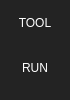
        <widget class="QFrame" name="left_menu">
         <property name="minimumSize">
          <size>
           <width>70</width>
           <height>0</height>
          </size>
         </property>
         <property name="maximumSize">
          <size>
           <width>70</width>
           <height>16777215</height>
          </size>
         </property>
         <property name="styleSheet">
          <string notr="true">background-color: rgb(35, 35, 35);
</string>
         </property>
         <property name="frameShape">
          <enum>QFrame::NoFrame</enum>
         </property>
         <property name="frameShadow">
          <enum>QFrame::Raised</enum>
         </property>
         <layout class="QVBoxLayout" name="verticalLayout_2">
          <property name="spacing">
           <number>0</number>
          </property>
          <property name="leftMargin">
           <number>0</number>
          </property>
          <property name="topMargin">
           <number>0</number>
          </property>
          <property name="rightMargin">
           <number>0</number>
          </property>
          <property name="bottomMargin">
           <number>0</number>
          </property>
          <item alignment="Qt::AlignTop">
           <widget class="QFrame" name="top_menus">
            <property name="frameShape">
             <enum>QFrame::NoFrame</enum>
            </property>
            <property name="frameShadow">
             <enum>QFrame::Raised</enum>
            </property>
            <layout class="QVBoxLayout" name="verticalLayout_3">
             <property name="spacing">
              <number>0</number>
             </property>
             <property name="leftMargin">
              <number>0</number>
             </property>
             <property name="topMargin">
              <number>0</number>
             </property>
             <property name="rightMargin">
              <number>0</number>
             </property>
             <property name="bottomMargin">
              <number>0</number>
             </property>
             <item>
              <widget class="QPushButton" name="btn_tool">
               <property name="minimumSize">
                <size>
                 <width>0</width>
                 <height>45</height>
                </size>
               </property>
               <property name="styleSheet">
                <string notr="true">QPushButton {
	color: rgb(255, 255, 255);
	background-color: rgb(35, 35, 35);
	border: 0px solid;
}
QPushButton:hover {
	background-color: rgb(85, 170, 255);
}</string>
               </property>
               <property name="text">
                <string>TOOL</string>
               </property>
              </widget>
             </item>
             <item>
              <widget class="QPushButton" name="btn_run_2">
               <property name="minimumSize">
                <size>
                 <width>0</width>
                 <height>45</height>
                </size>
               </property>
               <property name="styleSheet">
                <string notr="true">QPushButton {
	color: rgb(255, 255, 255);
	background-color: rgb(35, 35, 35);
	border: 0px solid;
}
QPushButton:hover {
	background-color: rgb(85, 170, 255);
}</string>
               </property>
               <property name="text">
                <string>RUN</string>
               </property>
              </widget>
             </item>
            </layout>
           </widget>
          </item>
         </layout>
        </widget>
